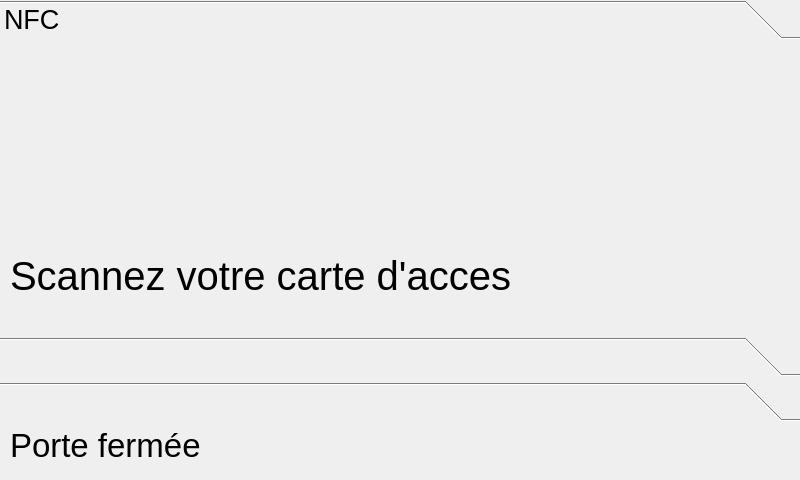
<?xml version="1.0" encoding="UTF-8"?>
<ui version="4.0">
 <class>MainWindow</class>
 <widget class="QMainWindow" name="MainWindow">
  <property name="enabled">
   <bool>true</bool>
  </property>
  <property name="geometry">
   <rect>
    <x>0</x>
    <y>0</y>
    <width>800</width>
    <height>480</height>
   </rect>
  </property>
  <property name="sizePolicy">
   <sizepolicy hsizetype="Preferred" vsizetype="Preferred">
    <horstretch>0</horstretch>
    <verstretch>0</verstretch>
   </sizepolicy>
  </property>
  <property name="windowTitle">
   <string>Accessocampus</string>
  </property>
  <widget class="QWidget" name="centralwidget">
   <widget class="QToolBox" name="toolBox">
    <property name="enabled">
     <bool>true</bool>
    </property>
    <property name="geometry">
     <rect>
      <x>0</x>
      <y>0</y>
      <width>801</width>
      <height>421</height>
     </rect>
    </property>
    <property name="font">
     <font>
      <pointsize>20</pointsize>
     </font>
    </property>
    <property name="layoutDirection">
     <enum>Qt::LeftToRight</enum>
    </property>
    <property name="frameShadow">
     <enum>QFrame::Plain</enum>
    </property>
    <property name="currentIndex">
     <number>0</number>
    </property>
    <property name="tabSpacing">
     <number>6</number>
    </property>
    <widget class="QWidget" name="page">
     <property name="geometry">
      <rect>
       <x>0</x>
       <y>0</y>
       <width>801</width>
       <height>280</height>
      </rect>
     </property>
     <attribute name="label">
      <string>NFC</string>
     </attribute>
     <widget class="QLabel" name="label_scannez_carte">
      <property name="geometry">
       <rect>
        <x>10</x>
        <y>180</y>
        <width>781</width>
        <height>101</height>
       </rect>
      </property>
      <property name="font">
       <font>
        <pointsize>30</pointsize>
       </font>
      </property>
      <property name="text">
       <string>Scannez votre carte d'acces</string>
      </property>
     </widget>
     <widget class="QLabel" name="label_logo">
      <property name="geometry">
       <rect>
        <x>0</x>
        <y>0</y>
        <width>801</width>
        <height>171</height>
       </rect>
      </property>
      <property name="text">
       <string/>
      </property>
      <property name="pixmap">
       <pixmap resource="accessocampus_GUI.qrc">:/images/accessocampus_ressources/neocampus_logo.png</pixmap>
      </property>
      <property name="scaledContents">
       <bool>true</bool>
      </property>
     </widget>
    </widget>
    <widget class="QWidget" name="page_2">
     <property name="geometry">
      <rect>
       <x>0</x>
       <y>0</y>
       <width>801</width>
       <height>280</height>
      </rect>
     </property>
     <attribute name="label">
      <string/>
     </attribute>
     <widget class="QLabel" name="label_code_acces">
      <property name="geometry">
       <rect>
        <x>10</x>
        <y>0</y>
        <width>781</width>
        <height>71</height>
       </rect>
      </property>
      <property name="font">
       <font>
        <pointsize>30</pointsize>
       </font>
      </property>
      <property name="text">
       <string>Entrez Code d'acces</string>
      </property>
     </widget>
     <widget class="QWidget" name="horizontalLayoutWidget">
      <property name="geometry">
       <rect>
        <x>120</x>
        <y>80</y>
        <width>541</width>
        <height>61</height>
       </rect>
      </property>
      <layout class="QHBoxLayout" name="horizontalLayout">
       <item>
        <widget class="QPushButton" name="pushButton_dig_1">
         <property name="text">
          <string>1</string>
         </property>
        </widget>
       </item>
       <item>
        <widget class="QPushButton" name="pushButton_dig_2">
         <property name="text">
          <string>2</string>
         </property>
        </widget>
       </item>
       <item>
        <widget class="QPushButton" name="pushButton_dig_3">
         <property name="text">
          <string>3</string>
         </property>
        </widget>
       </item>
       <item>
        <widget class="QPushButton" name="pushButton_dig_4">
         <property name="text">
          <string>4</string>
         </property>
        </widget>
       </item>
       <item>
        <widget class="QPushButton" name="pushButton_dig_5">
         <property name="text">
          <string>5</string>
         </property>
        </widget>
       </item>
      </layout>
     </widget>
     <widget class="QWidget" name="horizontalLayoutWidget_2">
      <property name="geometry">
       <rect>
        <x>120</x>
        <y>150</y>
        <width>541</width>
        <height>61</height>
       </rect>
      </property>
      <layout class="QHBoxLayout" name="horizontalLayout_2">
       <item>
        <widget class="QPushButton" name="pushButton_dig_6">
         <property name="text">
          <string>6</string>
         </property>
        </widget>
       </item>
       <item>
        <widget class="QPushButton" name="pushButton_dig_7">
         <property name="text">
          <string>7</string>
         </property>
        </widget>
       </item>
       <item>
        <widget class="QPushButton" name="pushButton_dig_8">
         <property name="text">
          <string>8</string>
         </property>
        </widget>
       </item>
       <item>
        <widget class="QPushButton" name="pushButton_dig_9">
         <property name="text">
          <string>9</string>
         </property>
        </widget>
       </item>
       <item>
        <widget class="QPushButton" name="pushButton_dig_0">
         <property name="text">
          <string>0</string>
         </property>
        </widget>
       </item>
      </layout>
     </widget>
     <widget class="QPushButton" name="pushButton_dig_val">
      <property name="geometry">
       <rect>
        <x>270</x>
        <y>220</y>
        <width>121</width>
        <height>61</height>
       </rect>
      </property>
      <property name="text">
       <string>Valider</string>
      </property>
     </widget>
     <widget class="QPushButton" name="pushButton_dig_val_2">
      <property name="geometry">
       <rect>
        <x>400</x>
        <y>220</y>
        <width>121</width>
        <height>61</height>
       </rect>
      </property>
      <property name="text">
       <string>Annuler</string>
      </property>
     </widget>
    </widget>
    <widget class="QWidget" name="page_3">
     <attribute name="label">
      <string/>
     </attribute>
     <widget class="QLabel" name="label">
      <property name="geometry">
       <rect>
        <x>220</x>
        <y>10</y>
        <width>360</width>
        <height>240</height>
       </rect>
      </property>
      <property name="text">
       <string/>
      </property>
     </widget>
    </widget>
   </widget>
   <widget class="QLabel" name="label_statut_porte">
    <property name="geometry">
     <rect>
      <x>10</x>
      <y>430</y>
      <width>781</width>
      <height>31</height>
     </rect>
    </property>
    <property name="font">
     <font>
      <pointsize>25</pointsize>
     </font>
    </property>
    <property name="text">
     <string>Porte fermée</string>
    </property>
   </widget>
  </widget>
 </widget>
 <resources>
  <include location="accessocampus_GUI.qrc"/>
 </resources>
 <connections/>
</ui>
